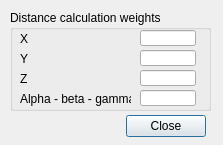
<?xml version="1.0" encoding="UTF-8"?>
<ui version="4.0">
 <class>CQDlgWorkSpaceMetric</class>
 <widget class="QDialog" name="CQDlgWorkSpaceMetric">
  <property name="geometry">
   <rect>
    <x>0</x>
    <y>0</y>
    <width>223</width>
    <height>145</height>
   </rect>
  </property>
  <property name="windowTitle">
   <string>Cartesian Space Metric</string>
  </property>
  <property name="locale">
   <locale language="English" country="UnitedStates"/>
  </property>
  <widget class="QDialogButtonBox" name="qqClose">
   <property name="geometry">
    <rect>
     <x>15</x>
     <y>110</y>
     <width>191</width>
     <height>32</height>
    </rect>
   </property>
   <property name="standardButtons">
    <set>QDialogButtonBox::Close</set>
   </property>
  </widget>
  <widget class="QGroupBox" name="groupBox_2">
   <property name="geometry">
    <rect>
     <x>10</x>
     <y>10</y>
     <width>201</width>
     <height>101</height>
    </rect>
   </property>
   <property name="title">
    <string>Distance calculation weights</string>
   </property>
   <property name="flat">
    <bool>true</bool>
   </property>
   <widget class="QLabel" name="label_14">
    <property name="geometry">
     <rect>
      <x>10</x>
      <y>20</y>
      <width>111</width>
      <height>18</height>
     </rect>
    </property>
    <property name="text">
     <string>X</string>
    </property>
   </widget>
   <widget class="QLineEdit" name="qqX">
    <property name="geometry">
     <rect>
      <x>130</x>
      <y>20</y>
      <width>56</width>
      <height>16</height>
     </rect>
    </property>
   </widget>
   <widget class="QLabel" name="label_15">
    <property name="geometry">
     <rect>
      <x>10</x>
      <y>40</y>
      <width>111</width>
      <height>18</height>
     </rect>
    </property>
    <property name="text">
     <string>Y</string>
    </property>
   </widget>
   <widget class="QLabel" name="label_16">
    <property name="geometry">
     <rect>
      <x>10</x>
      <y>60</y>
      <width>111</width>
      <height>18</height>
     </rect>
    </property>
    <property name="text">
     <string>Z</string>
    </property>
   </widget>
   <widget class="QLabel" name="label_17">
    <property name="geometry">
     <rect>
      <x>10</x>
      <y>80</y>
      <width>111</width>
      <height>18</height>
     </rect>
    </property>
    <property name="text">
     <string>Alpha - beta - gamma</string>
    </property>
   </widget>
   <widget class="QLineEdit" name="qqY">
    <property name="geometry">
     <rect>
      <x>130</x>
      <y>40</y>
      <width>56</width>
      <height>16</height>
     </rect>
    </property>
   </widget>
   <widget class="QLineEdit" name="qqZ">
    <property name="geometry">
     <rect>
      <x>130</x>
      <y>60</y>
      <width>56</width>
      <height>16</height>
     </rect>
    </property>
   </widget>
   <widget class="QLineEdit" name="qqAbg">
    <property name="geometry">
     <rect>
      <x>130</x>
      <y>80</y>
      <width>56</width>
      <height>16</height>
     </rect>
    </property>
   </widget>
  </widget>
 </widget>
 <tabstops>
  <tabstop>qqClose</tabstop>
 </tabstops>
 <resources/>
 <connections/>
</ui>
